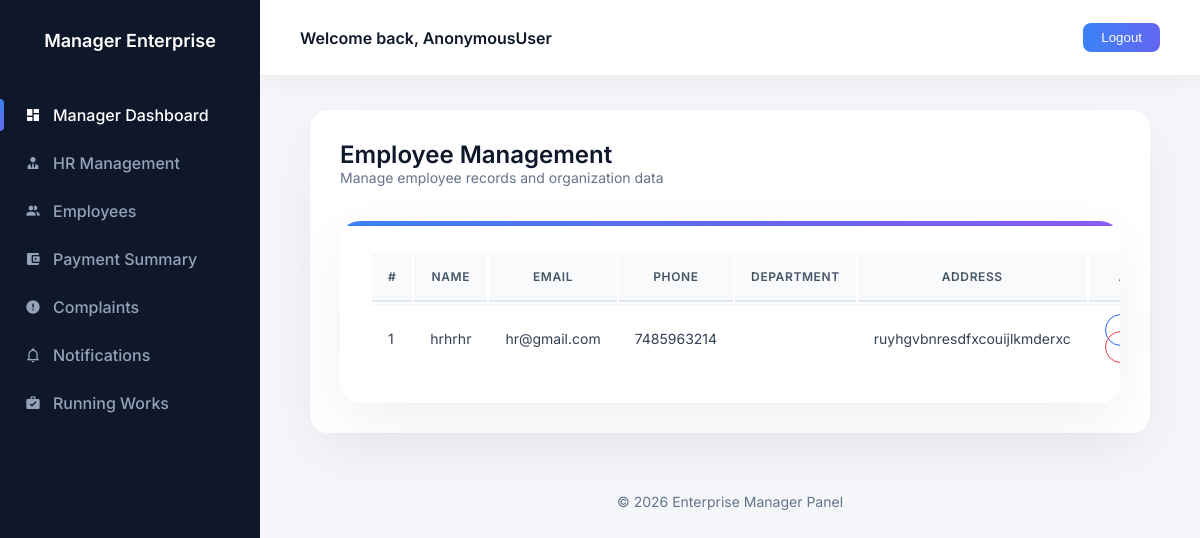
The app's page /hr_view with its own data.
### Hr_cloud_app/models.py (models this page shows)
class Hr(models.Model):
    hr_details =models.OneToOneField("Login",on_delete=models.DO_NOTHING)
    name = models.CharField(max_length=100)
    email = models.EmailField()
    phone = models.IntegerField()
    address = models.TextField(max_length=100)

### Hr_cloud_app/managerviews.py (the view)
# urls.py: path('hr_view',managerviews.hr_view,name='hr_view'),
def hr_view(request):
    data = Hr.objects.all()
    return render(request, 'manager/hrviews.html', {"data":data})

### templates/manager/hrviews.html (shortened to what this page needs)
{% extends "manager/manager.html" %}
{% load crispy_forms_tags %}
{% block content %}
<div class="full-page">
    <div class="page-toolbar">
        <div>
            <h2 class="page-title">Employee Management</h2>
            <div class="page-subtitle">
                Manage employee records and organization data
            </div>
        </div>
    </div>
    <div class="premium-table">
        <div class="table-responsive">
            <table class="table align-middle">
                <thead>
                    <tr>
                        <th>#</th>
                        <th>Name</th>
                        <th>Email</th>
                        <th>Phone</th>
                        <th>Department</th>
                        <th>Address</th>
                        <th class="text-center">Actions</th>
                    </tr>
                </thead>
                <tbody>
                    {% for i in data %}
                        <tr>
                            <td>{{ forloop.counter }}</td>
                            <td>{{ i.name }}</td>
                            <td>{{ i.email }}</td>
                            <td>{{ i.phone }}</td>
                            <td>{{ i.department }}</td>
                            <td>{{ i.address }}</td>
                            <td class="text-center">
                                <a href="{% url 'emp_update' i.id %}" class="btn btn-edit me-2">
                                </a>
                                <a href="{% url 'employee_delete' i.id %}" class="btn btn-delete">
                                </a>
                            </td>
                        </tr>
                    {% empty %}
                        <tr>
                            <td colspan="7" class="empty-row">
                                No employees found
                            </td>
                        </tr>
                    {% endfor %}
                </tbody>
            </table>
        </div>
    </div>
</div>
{% endblock %}

### templates/manager/manager.html (style rules this page uses)
body { margin:0; font-family:'Inter',sans-serif; background:#f4f6f9; color:#0f172a; overflow-x:hidden; }

### templates/manager/hrviews.html (style rules this page uses)
.full-page { width: 100%; animation: fadeIn 0.6s ease-in-out; }
.page-toolbar { display: flex; justify-content: space-between; align-items: center; margin-bottom: 35px; }
.page-title { font-size: 24px; font-weight: 600; color: #0f172a; margin: 0; }
.page-subtitle { font-size: 14px; color: #64748b; }
.premium-table { background: #ffffff; border-radius: 20px; padding: 30px; box-shadow: 0 20px 60px rgba(0, 0, 0, 0.06); position: relative; overflow: hidden; transition: 0.4s ease; }
.premium-table::before { content: ""; position: absolute; top: 0; left: 0; height: 5px; width: 100%; background: linear-gradient(90deg, #3b82f6, #6366f1, #8b5cf6); }
.table { margin: 0; }
.table thead th { font-size: 12px; font-weight: 600; text-transform: uppercase; letter-spacing: 0.6px; color: #475569; background: #f8fafc; border-bottom: 2px solid #e2e8f0; padding: 16px; }
.table td { padding: 16px; font-size: 14px; color: #334155; border-top: 1px solid #f1f5f9; }
.table tbody tr { transition: 0.3s ease; }
.btn-edit, .btn-delete { border-radius: 30px; padding: 7px 20px; font-size: 13px; font-weight: 500; transition: all 0.3s ease; text-decoration: none; }
.btn-edit { border: 1px solid #2563eb; color: #2563eb; background: transparent; }
.btn-delete { border: 1px solid #ef4444; color: #ef4444; background: transparent; }

### records on screen
Hr: name "hrhrhr", email "hr@gmail.com", phone "7485963214", address "ruyhgvbnresdfxcouijlkmderxc"

### other values on screen
{{ request.user }} "AnonymousUser"
